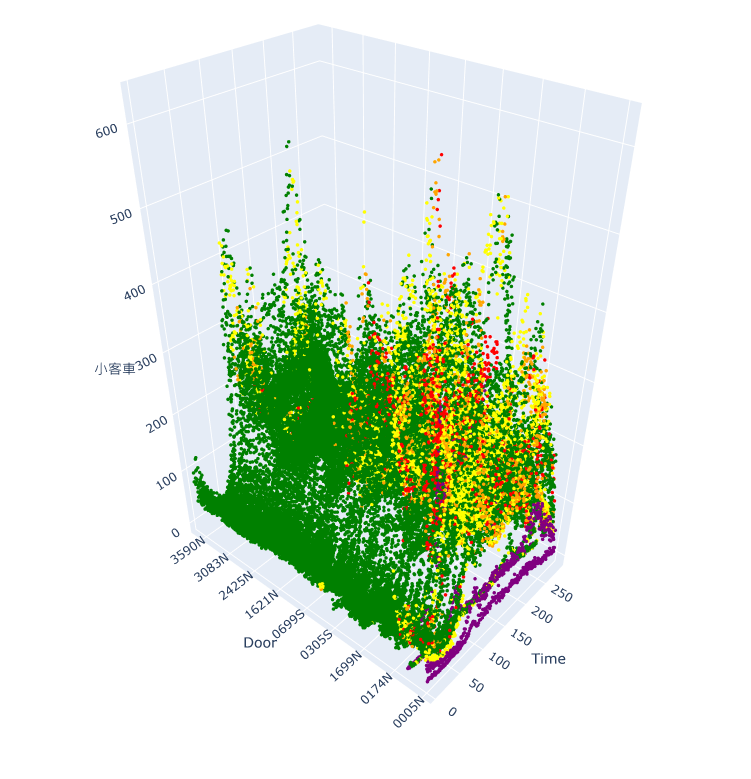

Python code for this plot:
import pandas as pd
import plotly.express as px
import os

# 獲取當前的工作目錄
current_dir = os.getcwd()
# 讀取 csv 檔案
df = pd.read_csv(os.path.join(current_dir, "cycu_ai2024/20240507/combined特徵化.csv"))

# 創建一個新的欄位 'color'，根據 'speed' 欄位的值來設定顏色
def color(speed):
    if speed > 80:
        return 'green'
    elif 60 < speed <= 80:
        return 'yellow'
    elif 40 < speed <= 60:
        return 'orange'
    elif 20 < speed <= 40:
        return 'red'
    else:
        return 'purple'

df['color'] = df['Speed'].apply(color)

#將31.0的名稱改成小客車
df = df.rename(columns={'31.0':'小客車'})

# 創建三維圖
color_map = {'green': 'green', 'yellow': 'yellow', 'orange': 'orange', 'red': 'red', 'purple': 'purple'}

fig = px.scatter_3d(df, x='Time', y='Door', z='小客車', color='color', color_discrete_map=color_map)
fig.update_traces(marker=dict(size=2))
# fig.show()

#製作可以旋轉的圖，將圖存成.spt檔
fig.write_html(os.path.join(current_dir, "cycu_ai2024/20240507/plot.html"))
